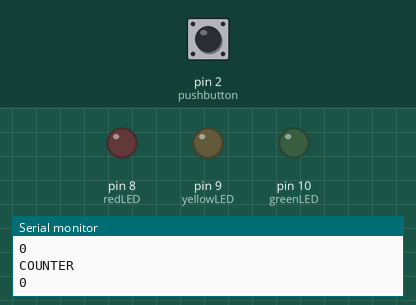
Recording of a sketch running on a simulated Arduino Uno, built with avr-gcc and run on an emulated ATmega328P. On the bench: output pins drawn as LEDs (lit = HIGH), the last lines printed to the serial monitor. Dashed ring = blinking. The test bench sets the inputs (shaded band); at power-on: pin 2 (pushbutton) HIGH.

Above: at 1.2 s.
1.3 s: pin 2 (pushbutton) pulled LOW for 0.15 s
At 1.55 s:
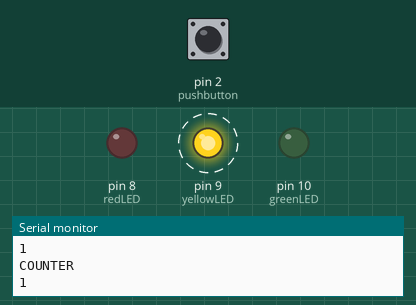
4.4 s: pin 2 (pushbutton) pulsed LOW 2 times (0.12 s each, 0.3 s apart)
At 5.8 s:
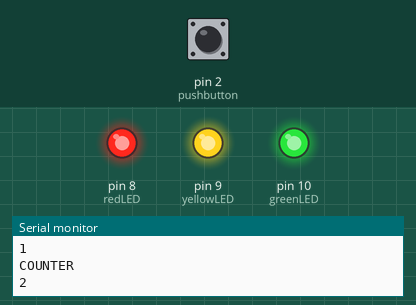
6.5 s: pin 2 (pushbutton) pulled LOW for 1 s
At 7.4 s:
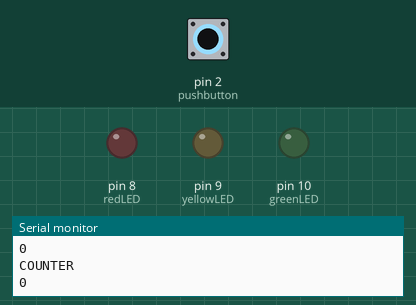
9.0 s: pin 2 (pushbutton) pulled LOW for 3.2 s
At 9.5 s:
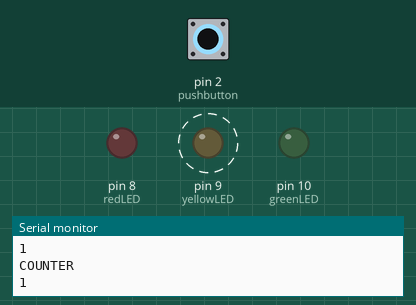
Timing chart, 0 to 14.7 s (numbered marks = the images above; inputs shaded):
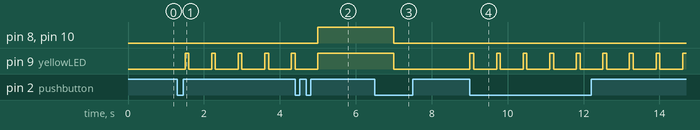

The sketch:

tema3_semafor_pushbutton.ino
```cpp
// C++ code
//

int redLED = 8;
int yellowLED = 9;
int greenLED = 10;
int pushbutton = 2;
int previousState;
int state = 0;
int counter = 0;


void setup()
{
  pinMode(greenLED, OUTPUT);
  pinMode(yellowLED, OUTPUT);
  pinMode(redLED, OUTPUT);
  pinMode(pushbutton, INPUT);
  attachInterrupt(digitalPinToInterrupt(pushbutton), myISR, FALLING);
  Serial.begin(9600);
}

void myISR()
{
  state = !state;
}


void loop()
{
  if(previousState != state)
  {
    counter++;
  }

  Serial.println("Prev");
  Serial.println(previousState);
  Serial.println("STATE");
  Serial.println(state);
  Serial.println("COUNTER");
  Serial.println(counter);
  if(counter == 0)
  {
    digitalWrite(redLED, LOW);
    digitalWrite(yellowLED, LOW);
    digitalWrite(greenLED, LOW);
  }
  else if(counter == 1)
  {
    digitalWrite(redLED, LOW);
    digitalWrite(yellowLED, HIGH);
    delay(100);
    digitalWrite(yellowLED, LOW);
    delay(100);
    digitalWrite(greenLED, LOW);
  }
  else if(counter == 2)
  {
    digitalWrite(redLED, HIGH);
    digitalWrite(yellowLED, HIGH);
    digitalWrite(greenLED, HIGH);
  }
  else
  {
    counter = 0;
  }

  previousState = state;
  delay(500);


}
```

Measured:
- after the input at 1.3 s, pin 9 (yellowLED): alternates HIGH for 0.10 s and LOW for 0.60 s, starting after 0.20 s
- after the input at 4.4 s, pin 8 (redLED), pin 10 (greenLED): LOW → HIGH after 0.60 s; pin 9 (yellowLED): goes on until 5.0 s, then stays HIGH
- after the input at 6.5 s, pin 8 (redLED), pin 9 (yellowLED), pin 10 (greenLED): HIGH → LOW after 0.51 s
- after the input at 9.0 s, pin 9 (yellowLED): alternates HIGH for 0.10 s and LOW for 0.60 s, starting at once
